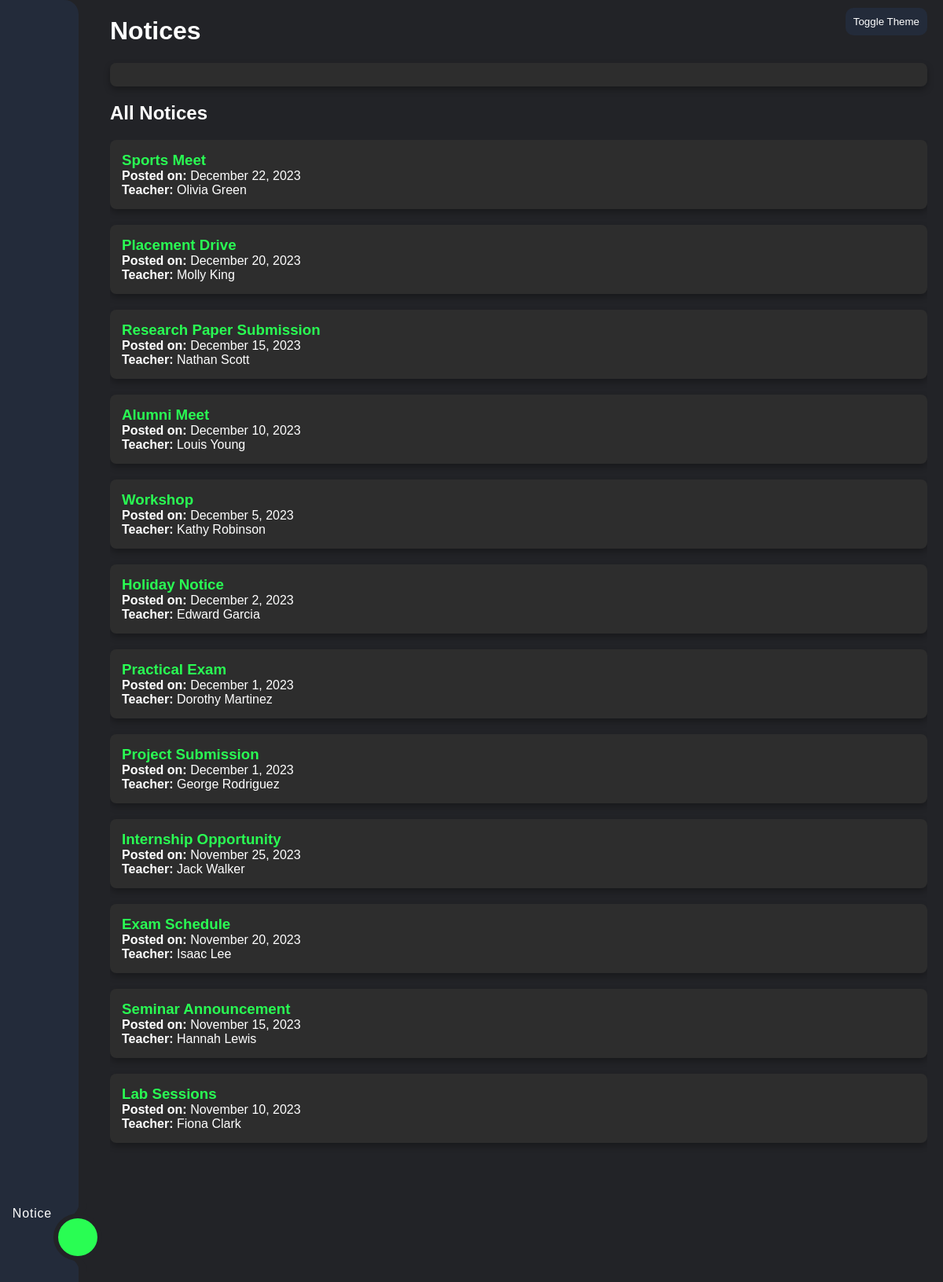
/PHP/Announcements.php (signed in), run on the app's committed database.
### tables this page shows
CREATE TABLE `announcements` (
  `Announcement_ID` int(11) NOT NULL,
  `Title` varchar(100) NOT NULL,
  `Content` varchar(500) NOT NULL,
  `Posting_Date` date NOT NULL,
  `Author_ID` int(11) NOT NULL
);

CREATE TABLE `instructors` (
  `Instructor_ID` int(11) NOT NULL,
  `First_Name` varchar(50) NOT NULL,
  `Middle_Name` varchar(50) DEFAULT NULL,
  `Last_Name` varchar(50) NOT NULL,
  `Gender` enum('M','F','X') NOT NULL,
  `Contact_Info` varchar(150) DEFAULT NULL,
  `Profile_Picture` varchar(255) DEFAULT NULL,
  `Department_ID` int(11) DEFAULT NULL
);

### PHP/Announcements.php (the view, shortened to what this page needs)
<?php
include 'Connection.php';
$sql = "SELECT a.Announcement_ID, a.Title, a.Posting_Date, i.First_Name, i.Last_Name
        FROM Announcements a
        JOIN Instructors i ON a.Author_ID = i.Instructor_ID
        ORDER BY a.Posting_Date DESC";
$stmt = $pdo->prepare($sql);
$stmt->execute();
$notices = $stmt->fetchAll(PDO::FETCH_ASSOC);
?>
<!DOCTYPE html>
<html lang="en">
<head>
    <link rel="stylesheet" href="../CSS/Preloader.css">
</head>
<body>
    <div class="container">
        <div class="navigation">
            <ul>
                <li class="list ">
                </li>
                <li class="list ">
                </li>
                <li class="list active">
                    <a href="../PHP/Announcements.php">
                        <span class="text">Notice</span>
                    </a>
                </li>
                <li class="list">
                </li>
                <div class="indicator"></div>
            </ul>
        </div>
        <div class="main-content">
            <header>
                <h1>Notices</h1>
                <button class="toggle-switch" id="toggle-mode">Toggle Theme</button>
            </header>
            <div id="notice-details" class="notice-detail">
            </div>
            <h2>All Notices</h2>
            <div class="scrollable">
                <div class="notices-wrapper">
                    <?php foreach ($notices as $notice): ?>
                        <div class="notice-card" onclick="loadNoticeDetails(<?= $notice['Announcement_ID']; ?>)">
                            <h3><?= htmlspecialchars($notice['Title']); ?></h3>
                            <p><strong>Posted on:</strong> <?= date('F j, Y', strtotime($notice['Posting_Date'])); ?></p>
                            <p><strong>Teacher:</strong> <?= htmlspecialchars($notice['First_Name'] . ' ' . $notice['Last_Name']); ?></p>
                        </div>
                    <?php endforeach; ?>
                </div>
            </div>
        </div>
    </div>
</body>
</html>

### PHP/Announcements.php (style rules this page uses)
:root { --bg-color-dark: #222327; --bg-color-light: #d9e8e8; --text-color-dark: #ffffff; --text-color-light: #000000; --sidebar-bg-color-dark: #232B3A; --sidebar-bg-color-light: #253b42; --icons-color-dark: #ffffff; --icons-color-light: #ffffff; --icons-color-active-dark: #000000; --icons-color-active-light: #000000; --table-header-dark: #4a4a4a; --table-header-light: #dddddd; --card-bg-dark: #2d2d2d; --card-bg-light: #ffffff; --card-hover-bg-dark: #3a3a3a; --card-hover-bg-light: #f1f1f1; --shadow-dark: rgba(0, 0, 0, 0.3); --shadow-light: rgba(0, 0, 0, 0.1); }
body { font-family: Arial, sans-serif; background-color: var(--bg-color-dark); color: var(--text-color-dark); margin: 0; padding: 0; transition: background-color 0.3s, color 0.3s; opacity: 0; transition: opacity 1.5s ease-in; }
body.loaded { opacity: 1; }
.container { display: flex; height: 100vh; }
.main-content { flex-grow: 1; padding: 20px; padding-top: 0px; padding-left: 40px; overflow-y: auto; }
header { display: flex; justify-content: space-between; align-items: center; }
.toggle-switch { position: absolute; top: 10px; right: 20px; padding: 10px; background: var(--sidebar-bg-color-dark); border: none; border-radius: 10px; color: var(--text-color-dark); cursor: pointer; transition: background-color 0.3s; }
.notice-detail, .notice-card { background-color: var(--card-bg-dark); padding: 15px; border-radius: 8px; box-shadow: 0 4px 8px var(--shadow-dark); margin-bottom: 20px; transition: background-color 0.3s, box-shadow 0.3s, transform 0.3s; }
.notice-card { transform: scale(0.9); transition: 0.3 ease-in-out; opacity: 0; transform: translateY(20px); transition: opacity 0.5s ease, transform 0.5s ease; }
.notice-card.fade-in { opacity: 1; transform: translateY(0); }
.notice-card h3 { margin: 0; color: #29fd53; }
.notice-card p { margin: 0; color: var(--text-color-dark); }
.navigation { position: relative; width: 100px; height: 100vh; background: var(--sidebar-bg-color-dark); display: flex; justify-content: center; align-items: center; border-top-right-radius: 18px; border-bottom-right-radius: 18px; }
.navigation ul { display: flex; flex-direction: column; width: 68px; }
.navigation ul li { position: relative; list-style: none; width: 70px; height: 70px; z-index: 1; }
.navigation ul li a { position: relative; display: flex; flex-direction: column; justify-content: center; align-items: center; width: 100%; text-align: center; font-weight: 500; }
.navigation ul li a .text { position: absolute; color: var(--text-color-dark); font-weight: 75em; right: 30px; font-size: 1em; letter-spacing: 0.05em; transition: 0.3s; opacity: 0; transform: translateX(-20px); }
.navigation ul li.active a .text { opacity: 1; transform: translateX(-10px); }
.indicator { position: absolute; left: 68%; width: 50px; height: 48px; background: #29fd53; border-radius: 50%; border: 6px solid var(--bg-color-dark); transition: 0.3s ease; }
.indicator::before { content: ''; position: absolute; left: 13%; bottom: -45%; width: 20px; height: 20px; background: transparent; border-top-right-radius: 20px; box-shadow: 10px -1px 0 0 var(--bg-color-dark); transition: 0.3s ease; }
.indicator::after { content: ''; position: absolute; left: 13%; top: -21px; width: 20px; height: 20px; background: transparent; border-bottom-right-radius: 20px; box-shadow: 10px 1px 0 0 var(--bg-color-dark); transition: 0.3s ease; }
.navigation ul li:nth-child(3).active~.indicator { transform: translateY(calc(70px * 2)); }
.scrollable { max-height: 50vh; overflow-y: auto; }

### data on the page
announcements: Title "Sports Meet", Posting_Date "December 22, 2023", Author_ID.Last_Name "Olivia Green"
announcements: Title "Placement Drive", Posting_Date "December 20, 2023", Author_ID.Last_Name "Molly King"
announcements: Title "Research Paper Submission", Posting_Date "December 15, 2023", Author_ID.Last_Name "Nathan Scott"
announcements: Title "Alumni Meet", Posting_Date "December 10, 2023", Author_ID.Last_Name "Louis Young"
announcements: Title "Workshop", Posting_Date "December 5, 2023", Author_ID.Last_Name "Kathy Robinson"
announcements: Title "Holiday Notice", Posting_Date "December 2, 2023", Author_ID.Last_Name "Edward Garcia"
announcements: Title "Practical Exam", Posting_Date "December 1, 2023", Author_ID.Last_Name "Dorothy Martinez"
announcements: Title "Project Submission", Posting_Date "December 1, 2023", Author_ID.Last_Name "George Rodriguez"
announcements: Title "Internship Opportunity", Posting_Date "November 25, 2023", Author_ID.Last_Name "Jack Walker"
announcements: Title "Exam Schedule", Posting_Date "November 20, 2023", Author_ID.Last_Name "Isaac Lee"
announcements: Title "Seminar Announcement", Posting_Date "November 15, 2023", Author_ID.Last_Name "Hannah Lewis"
announcements: Title "Lab Sessions", Posting_Date "November 10, 2023", Author_ID.Last_Name "Fiona Clark"
